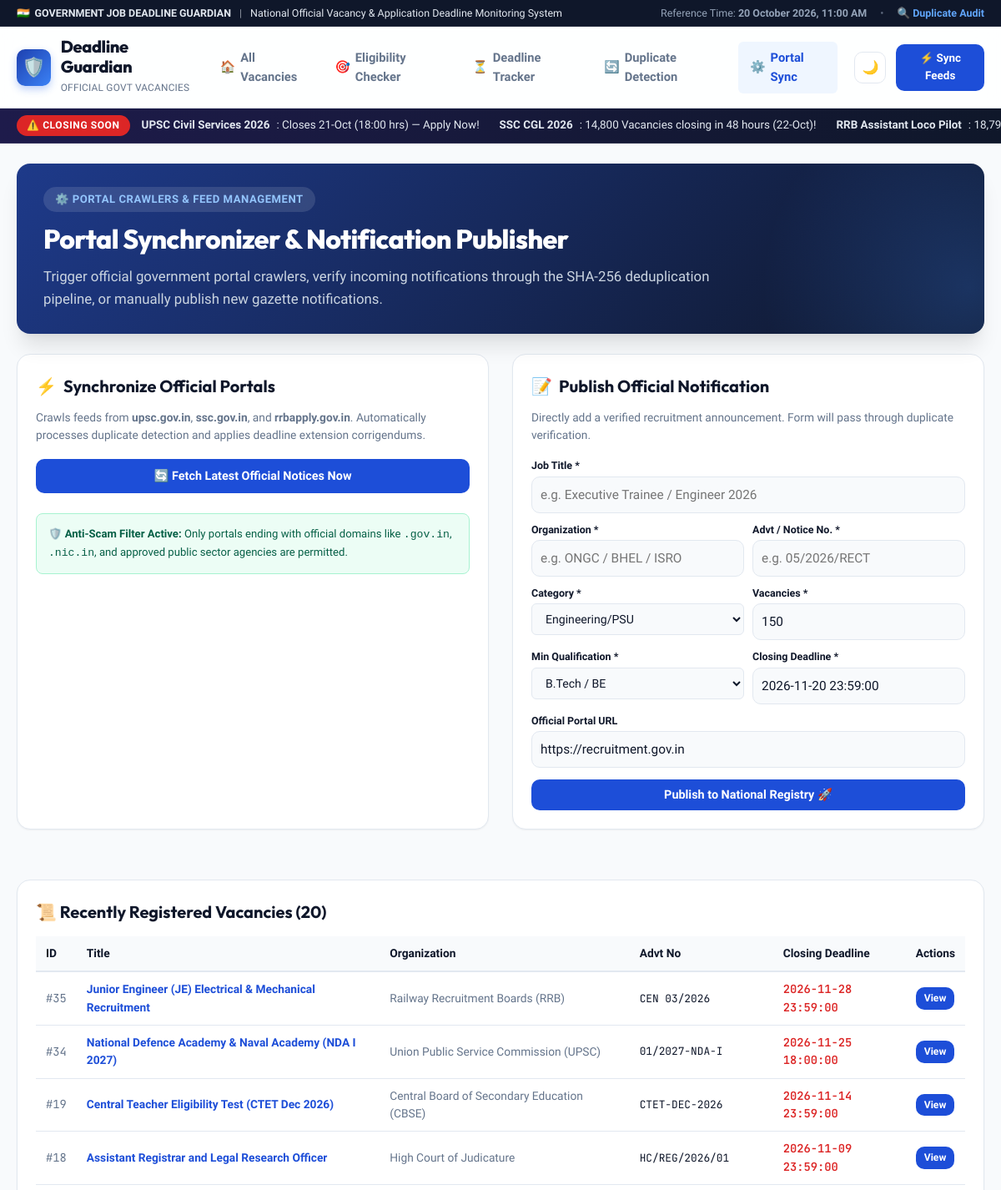
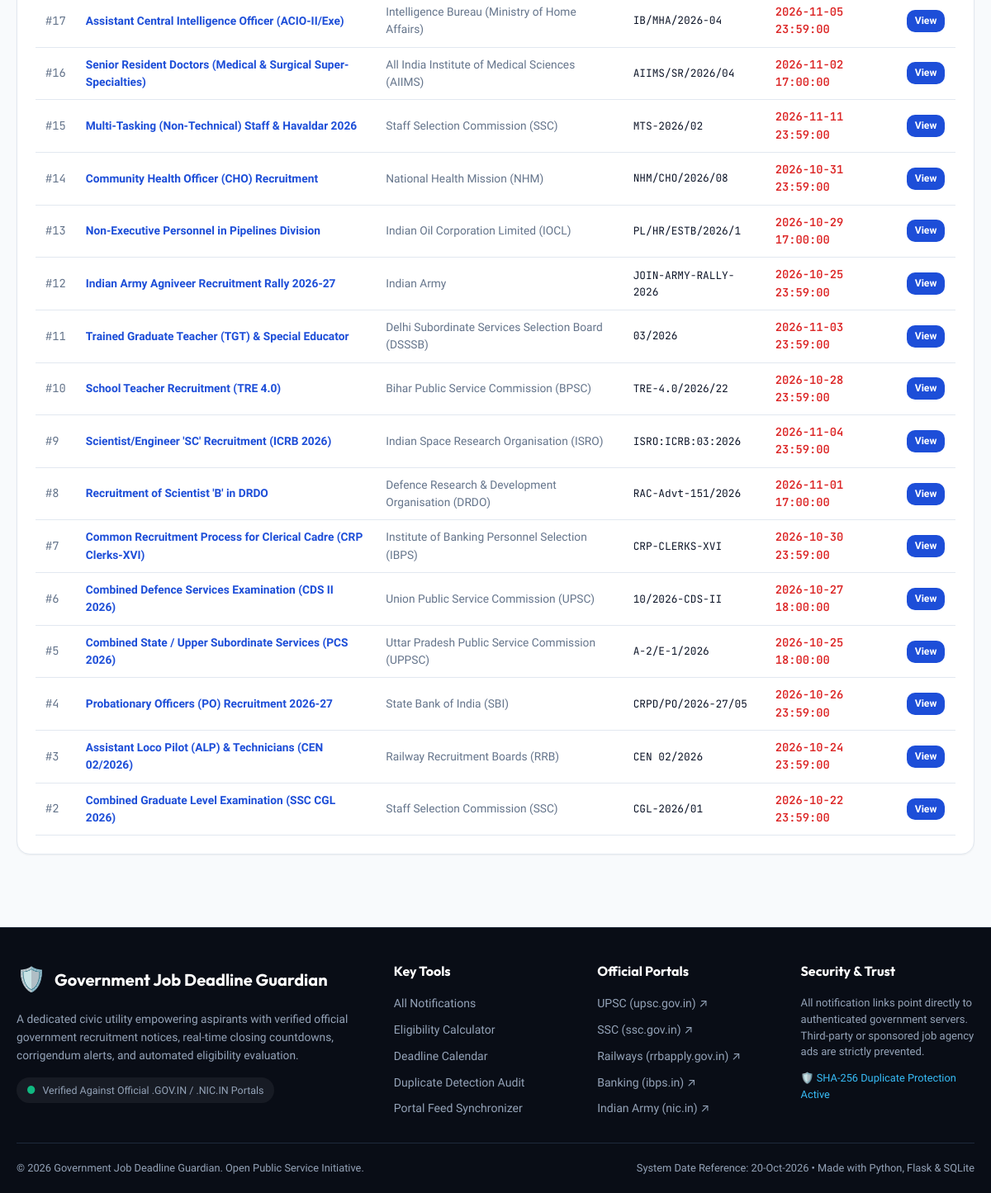
The page /admin on the database its author committed (2 pictures, top to bottom).
### tables this page shows
CREATE TABLE jobs (
        id INTEGER PRIMARY KEY AUTOINCREMENT,
        hash_fingerprint TEXT UNIQUE NOT NULL,
        title TEXT NOT NULL,
        organization TEXT NOT NULL,
        advt_no TEXT NOT NULL,
        category TEXT NOT NULL,
        state TEXT NOT NULL,
        vacancies INTEGER NOT NULL DEFAULT 1,
        salary_pay TEXT,
        min_age INTEGER NOT NULL DEFAULT 18,
        max_age INTEGER NOT NULL DEFAULT 35,
        min_qualification TEXT NOT NULL,
        qualification_details TEXT,
        stream_specialization TEXT DEFAULT 'Any',
        age_relaxation_json TEXT,
        application_start TEXT,
        deadline TEXT NOT NULL,
        original_deadline TEXT,
        is_extended INTEGER DEFAULT 0,
        corrigendum_note TEXT,
        application_fee TEXT,
        official_notification_url TEXT NOT NULL,
        official_apply_url TEXT NOT NULL,
        source_portal TEXT NOT NULL,
        is_verified INTEGER DEFAULT 1,
        created_at TEXT NOT NULL,
        updated_at TEXT NOT NULL
    );

### app.py (the view)
@app.route('/admin', methods=['GET', 'POST'])
def admin_page():
    conn = get_db_connection()
    cursor = conn.cursor()
    sync_result = None
    if request.method == 'POST' and 'sync_portals' in request.form:
        sync_result = run_simulated_portal_sync()
        flash("Official portals synchronized successfully!", "success")
    cursor.execute("SELECT * FROM jobs ORDER BY id DESC LIMIT 20")
    recent_jobs = cursor.fetchall()
    conn.close()
    return render_template('admin.html', recent_jobs=recent_jobs, sync_result=sync_result)

### app.py (called while the page is built)
def get_current_system_time():
    return datetime(2026, 10, 20, 11, 0, 0)

@app.context_processor
def inject_global_data():
    now = get_current_system_time()
    return {
        "current_time_str": now.strftime("%d %B %Y, %I:%M %p"),
        "current_year": 2026
    }

### database.py (called while the page is built, shortened)
def get_db_path():
    return ORIGINAL_DB_PATH

def get_db_connection():
    conn = sqlite3.connect(get_db_path())
    conn.row_factory = sqlite3.Row
    return conn

### templates/admin.html (shortened to what this page needs)
{% extends "base.html" %}
{% block content %}
<div class="hero-section" style="padding: 28px 32px; margin-bottom: 24px;">
  <div class="hero-content">
    <div class="hero-tagline">
      <span>⚙️ Portal Crawlers & Feed Management</span>
    </div>
    <h2 class="hero-title" style="font-size: 2rem;">
      Portal Synchronizer & Notification Publisher
    </h2>
    <p class="hero-desc" style="margin-bottom: 0;">
      Trigger official government portal crawlers, verify incoming notifications through the SHA-256 deduplication pipeline, or manually publish new gazette notifications.
    </p>
  </div>
</div>
<div style="display: grid; grid-template-columns: 1fr 1fr; gap: 28px; margin-bottom: 32px;">
  <div class="search-filter-card">
    <h3 style="font-family: var(--font-display); font-size: 1.25rem; font-weight: 700; margin-bottom: 12px; display: flex; align-items: center; gap: 8px;">
      <span>⚡</span> Synchronize Official Portals
    </h3>
    <p style="font-size: 0.86rem; color: var(--text-muted); margin-bottom: 18px;">
      Crawls feeds from <strong>upsc.gov.in</strong>, <strong>ssc.gov.in</strong>, and <strong>rrbapply.gov.in</strong>. Automatically processes duplicate detection and applies deadline extension corrigendums.
    </p>
    <form method="POST" action="{{ url_for('admin_page') }}">
      <button type="submit" class="btn-filter-action" style="width: 100%; justify-content: center; padding: 12px;" id="btn-sync-all">
        🔄 Fetch Latest Official Notices Now
      </button>
    </form>
    <div style="margin-top: 24px; padding: 14px; background: var(--open-bg); border: 1px solid var(--open-border); border-radius: 8px; font-size: 0.82rem; color: #065f46;">
      <strong>🛡️ Anti-Scam Filter Active:</strong> Only portals ending with official domains like <code>.gov.in</code>, <code>.nic.in</code>, and approved public sector agencies are permitted.
    </div>
  </div>
  <div class="search-filter-card">
    <h3 style="font-family: var(--font-display); font-size: 1.25rem; font-weight: 700; margin-bottom: 12px; display: flex; align-items: center; gap: 8px;">
      <span>📝</span> Publish Official Notification
    </h3>
    <p style="font-size: 0.86rem; color: var(--text-muted); margin-bottom: 16px;">
      Directly add a verified recruitment announcement. Form will pass through duplicate verification.
    </p>
    <form id="admin-add-job-form">
      <div style="margin-bottom: 10px;">
        <label for="new-title" style="display: block; font-size: 0.78rem; font-weight: 700; margin-bottom: 3px;">Job Title *</label>
        <input type="text" id="new-title" name="title" required placeholder="e.g. Executive Trainee / Engineer 2026" class="search-input" style="padding-left: 10px;">
      </div>
      <div style="display: grid; grid-template-columns: 1fr 1fr; gap: 10px; margin-bottom: 10px;">
        <div>
          <label for="new-org" style="display: block; font-size: 0.78rem; font-weight: 700; margin-bottom: 3px;">Organization *</label>
          <input type="text" id="new-org" name="organization" required placeholder="e.g. ONGC / BHEL / ISRO" class="search-input" style="padding-left: 10px;">
        </div>
        <div>
          <label for="new-advt" style="display: block; font-size: 0.78rem; font-weight: 700; margin-bottom: 3px;">Advt / Notice No. *</label>
          <input type="text" id="new-advt" name="advt_no" required placeholder="e.g. 05/2026/RECT" class="search-input" style="padding-left: 10px;">
        </div>
      </div>
      <div style="display: grid; grid-template-columns: 1fr 1fr; gap: 10px; margin-bottom: 10px;">
        <div>
          <label for="new-cat" style="display: block; font-size: 0.78rem; font-weight: 700; margin-bottom: 3px;">Category *</label>
          <select id="new-cat" name="category" class="filter-select">
            <option value="Engineering/PSU" selected>Engineering/PSU</option>
          </select>
        </div>
        <div>
          <label for="new-vacancies" style="display: block; font-size: 0.78rem; font-weight: 700; margin-bottom: 3px;">Vacancies *</label>
          <input type="number" id="new-vacancies" name="vacancies" required value="150" class="search-input" style="padding-left: 10px;">
        </div>
      </div>
      <div style="display: grid; grid-template-columns: 1fr 1fr; gap: 10px; margin-bottom: 10px;">
        <div>
          <label for="new-qual" style="display: block; font-size: 0.78rem; font-weight: 700; margin-bottom: 3px;">Min Qualification *</label>
          <select id="new-qual" name="min_qualification" class="filter-select">
            <option value="B.Tech/BE" selected>B.Tech / BE</option>
          </select>
        </div>
        <div>
          <label for="new-deadline" style="display: block; font-size: 0.78rem; font-weight: 700; margin-bottom: 3px;">Closing Deadline *</label>
          <input type="text" id="new-deadline" name="deadline" required value="2026-11-20 23:59:00" placeholder="YYYY-MM-DD HH:MM:SS" class="search-input" style="padding-left: 10px;">
        </div>
      </div>
      <div style="margin-bottom: 14px;">
        <label for="new-apply-url" style="display: block; font-size: 0.78rem; font-weight: 700; margin-bottom: 3px;">Official Portal URL</label>
        <input type="url" id="new-apply-url" name="official_apply_url" value="https://recruitment.gov.in" class="search-input" style="padding-left: 10px;">
      </div>
      <button type="submit" class="btn-filter-action" style="width: 100%; justify-content: center;" id="btn-submit-job">
        Publish to National Registry 🚀
      </button>
    </form>
  </div>
</div>
<div class="search-filter-card">
  <h3 style="font-family: var(--font-display); font-size: 1.25rem; font-weight: 700; margin-bottom: 14px;">
    📜 Recently Registered Vacancies ({{ recent_jobs|length }})
  </h3>
  <div style="overflow-x: auto;">
    <table style="width: 100%; border-collapse: collapse; font-size: 0.86rem; text-align: left;">
      <thead>
        <tr style="background: var(--bg-primary); border-bottom: 2px solid var(--border-color);">
          <th style="padding: 10px 12px; font-weight: 700;">ID</th>
          <th style="padding: 10px 12px; font-weight: 700;">Title</th>
          <th style="padding: 10px 12px; font-weight: 700;">Organization</th>
          <th style="padding: 10px 12px; font-weight: 700;">Advt No</th>
          <th style="padding: 10px 12px; font-weight: 700;">Closing Deadline</th>
          <th style="padding: 10px 12px; font-weight: 700;">Actions</th>
        </tr>
      </thead>
      <tbody>
        {% for j in recent_jobs %}
          <tr style="border-bottom: 1px solid var(--border-color);">
            <td style="padding: 10px 12px; font-family: var(--font-mono); color: var(--text-muted);">#{{ j.id }}</td>
            <td style="padding: 10px 12px; font-weight: 600;">
              <a href="{{ url_for('job_detail', job_id=j.id) }}" style="color: var(--primary);">{{ j.title }}</a>
            </td>
            <td style="padding: 10px 12px; color: var(--text-muted);">{{ j.organization }}</td>
            <td style="padding: 10px 12px; font-family: var(--font-mono); font-size: 0.8rem;">{{ j.advt_no }}</td>
            <td style="padding: 10px 12px; font-family: var(--font-mono); color: var(--critical); font-weight: 600;">{{ j.deadline }}</td>
            <td style="padding: 10px 12px;">
              <a href="{{ url_for('job_detail', job_id=j.id) }}" class="btn-primary-apply" style="padding: 4px 10px; font-size: 0.76rem;">
                View
              </a>
            </td>
          </tr>
        {% endfor %}
      </tbody>
    </table>
  </div>
</div>
{% endblock %}

### static/css/style.css (style rules this page uses)
:root { --bg-primary: #f8fafc; --bg-surface: #ffffff; --bg-surface-elevated: #ffffff; --bg-glass: rgba(255, 255, 255, 0.85); --border-color: #e2e8f0; --border-focus: #3b82f6; --text-main: #0f172a; --text-muted: #64748b; --text-light: #94a3b8; --primary: #1d4ed8; --primary-hover: #1e40af; --primary-light: #eff6ff; --primary-border: #bfdbfe; --accent: #f59e0b; --accent-light: #fef3c7; --critical: #dc2626; --critical-bg: #fef2f2; --critical-border: #fecaca; --critical-pulse: rgba(220, 38, 38, 0.35); --urgent: #ea580c; --urgent-bg: #fff7ed; --urgent-border: #fed7aa; --approaching: #d97706; --approaching-bg: #fffbeb; --approaching-border: #fde68a; --open: #059669; --open-bg: #ecfdf5; --open-border: #a7f3d0; --closed: #64748b; --closed-bg: #f1f5f9; --closed-border: #cbd5e1; --extended: #7c3aed; --extended-bg: #f5f3ff; --extended-border: #ddd6fe; --shadow-sm: 0 1px 2px 0 rgba(0, 0, 0, 0.05); --shadow-md: 0 4px 6px -1px rgba(0, 0, 0, 0.07), 0 2px 4px -2px rgba(0, 0, 0, 0.05); --shadow-lg: 0 10px 15px -3px rgba(0, 0, 0, 0.08), 0 4px 6px -4px rgba(0, 0, 0, 0.04); --shadow-xl: 0 20px 25px -5px rgba(0, 0, 0, 0.1), 0 8px 10px -6px rgba(0, 0, 0, 0.05); --radius-sm: 6px; --radius-md: 10px; --radius-lg: 16px; --radius-full: 9999px; --font-sans: 'Plus Jakarta Sans', system-ui, -apple-system, sans-serif; --font-display: 'Outfit', sans-serif; --font-mono: 'JetBrains Mono', monospace; --transition: all 0.2s cubic-bezier(0.16, 1, 0.3, 1); }
*, *::before, *::after { box-sizing: border-box; margin: 0; padding: 0; }
body { font-family: var(--font-sans); background-color: var(--bg-primary); color: var(--text-main); line-height: 1.55; -webkit-font-smoothing: antialiased; min-height: 100vh; display: flex; flex-direction: column; }
a { color: inherit; text-decoration: none; }
button, input, select, textarea { font-family: inherit; font-size: inherit; }
.hero-section { position: relative; background: linear-gradient(135deg, #1e3a8a 0%, #0f172a 100%); border-radius: var(--radius-lg); padding: 38px 36px; color: white; margin-bottom: 28px; overflow: hidden; box-shadow: var(--shadow-xl); }
.hero-section::before { content: ''; position: absolute; top: -50%; right: -20%; width: 500px; height: 500px; border-radius: 50%; background: radial-gradient(circle, rgba(59, 130, 246, 0.25) 0%, transparent 70%); pointer-events: none; }
.hero-content { position: relative; z-index: 2; max-width: 820px; }
.hero-tagline { display: inline-flex; align-items: center; gap: 8px; background: rgba(255, 255, 255, 0.12); backdrop-filter: blur(8px); padding: 5px 14px; border-radius: var(--radius-full); font-size: 0.82rem; font-weight: 600; letter-spacing: 0.04em; text-transform: uppercase; color: #93c5fd; margin-bottom: 14px; }
.hero-title { font-family: var(--font-display); font-size: 2.35rem; font-weight: 800; line-height: 1.18; letter-spacing: -0.02em; margin-bottom: 12px; }
.hero-desc { font-size: 1.05rem; color: #cbd5e1; line-height: 1.6; margin-bottom: 24px; }
.search-filter-card { background: var(--bg-surface); border: 1px solid var(--border-color); border-radius: var(--radius-lg); padding: 22px; margin-bottom: 28px; box-shadow: var(--shadow-sm); }
.search-input { width: 100%; padding: 12px 14px 12px 42px; background: var(--bg-primary); border: 1px solid var(--border-color); border-radius: var(--radius-md); color: var(--text-main); font-size: 0.96rem; transition: var(--transition); }
.filter-select { width: 100%; padding: 9px 12px; background: var(--bg-primary); border: 1px solid var(--border-color); border-radius: var(--radius-sm); color: var(--text-main); font-size: 0.88rem; font-weight: 500; cursor: pointer; transition: var(--transition); }
.btn-filter-action { padding: 10px 20px; background: var(--primary); color: white; border: none; border-radius: var(--radius-md); font-weight: 600; font-size: 0.9rem; cursor: pointer; display: inline-flex; align-items: center; gap: 8px; transition: var(--transition); }
.btn-primary-apply { flex: 1; background: var(--primary); color: white; padding: 9px 14px; border-radius: var(--radius-md); font-size: 0.88rem; font-weight: 700; text-align: center; display: inline-flex; align-items: center; justify-content: center; gap: 6px; transition: var(--transition); }

### rows shown on the page
jobs: id "35", title "Junior Engineer (JE) Electrical & Mechanical Recruitment", organization "Railway Recruitment Boards (RRB)", advt_no "CEN 03/2026", deadline "2026-11-28 23:59:00"
jobs: id "34", title "National Defence Academy & Naval Academy (NDA I 2027)", organization "Union Public Service Commission (UPSC)", advt_no "01/2027-NDA-I", deadline "2026-11-25 18:00:00"
jobs: id "19", title "Central Teacher Eligibility Test (CTET Dec 2026)", organization "Central Board of Secondary Education (CBSE)", advt_no "CTET-DEC-2026", deadline "2026-11-14 23:59:00"
jobs: id "18", title "Assistant Registrar and Legal Research Officer", organization "High Court of Judicature", advt_no "HC/REG/2026/01", deadline "2026-11-09 23:59:00"
jobs: id "17", title "Assistant Central Intelligence Officer (ACIO-II/Exe)", organization "Intelligence Bureau (Ministry of Home Affairs)", advt_no "IB/MHA/2026-04", deadline "2026-11-05 23:59:00"
jobs: id "16", title "Senior Resident Doctors (Medical & Surgical Super-Specialties)", organization "All India Institute of Medical Sciences (AIIMS)", advt_no "AIIMS/SR/2026/04", deadline "2026-11-02 17:00:00"
jobs: id "15", title "Multi-Tasking (Non-Technical) Staff & Havaldar 2026", organization "Staff Selection Commission (SSC)", advt_no "MTS-2026/02", deadline "2026-11-11 23:59:00"
jobs: id "14", title "Community Health Officer (CHO) Recruitment", organization "National Health Mission (NHM)", advt_no "NHM/CHO/2026/08", deadline "2026-10-31 23:59:00"
jobs: id "13", title "Non-Executive Personnel in Pipelines Division", organization "Indian Oil Corporation Limited (IOCL)", advt_no "PL/HR/ESTB/2026/1", deadline "2026-10-29 17:00:00"
jobs: id "12", title "Indian Army Agniveer Recruitment Rally 2026-27", organization "Indian Army", advt_no "JOIN-ARMY-RALLY-2026", deadline "2026-10-25 23:59:00"
jobs: id "11", title "Trained Graduate Teacher (TGT) & Special Educator", organization "Delhi Subordinate Services Selection Board (DSSSB)", advt_no "03/2026", deadline "2026-11-03 23:59:00"
jobs: id "10", title "School Teacher Recruitment (TRE 4.0)", organization "Bihar Public Service Commission (BPSC)", advt_no "TRE-4.0/2026/22", deadline "2026-10-28 23:59:00"
jobs: id "9", title "Scientist/Engineer 'SC' Recruitment (ICRB 2026)", organization "Indian Space Research Organisation (ISRO)", advt_no "ISRO:ICRB:03:2026", deadline "2026-11-04 23:59:00"
jobs: id "8", title "Recruitment of Scientist 'B' in DRDO", organization "Defence Research & Development Organisation (DRDO)", advt_no "RAC-Advt-151/2026", deadline "2026-11-01 17:00:00"
jobs: id "7", title "Common Recruitment Process for Clerical Cadre (CRP Clerks-XVI)", organization "Institute of Banking Personnel Selection (IBPS)", advt_no "CRP-CLERKS-XVI", deadline "2026-10-30 23:59:00"
jobs: id "6", title "Combined Defence Services Examination (CDS II 2026)", organization "Union Public Service Commission (UPSC)", advt_no "10/2026-CDS-II", deadline "2026-10-27 18:00:00"
jobs: id "5", title "Combined State / Upper Subordinate Services (PCS 2026)", organization "Uttar Pradesh Public Service Commission (UPPSC)", advt_no "A-2/E-1/2026", deadline "2026-10-25 18:00:00"
jobs: id "4", title "Probationary Officers (PO) Recruitment 2026-27", organization "State Bank of India (SBI)", advt_no "CRPD/PO/2026-27/05", deadline "2026-10-26 23:59:00"
jobs: id "3", title "Assistant Loco Pilot (ALP) & Technicians (CEN 02/2026)", organization "Railway Recruitment Boards (RRB)", advt_no "CEN 02/2026", deadline "2026-10-24 23:59:00"
jobs: id "2", title "Combined Graduate Level Examination (SSC CGL 2026)", organization "Staff Selection Commission (SSC)", advt_no "CGL-2026/01", deadline "2026-10-22 23:59:00"

### other values the page prints
{{ current_time_str }} "20 October 2026, 11:00 AM"
{{ recent_jobs|length }} "20"
{{ current_year }} "2026"
